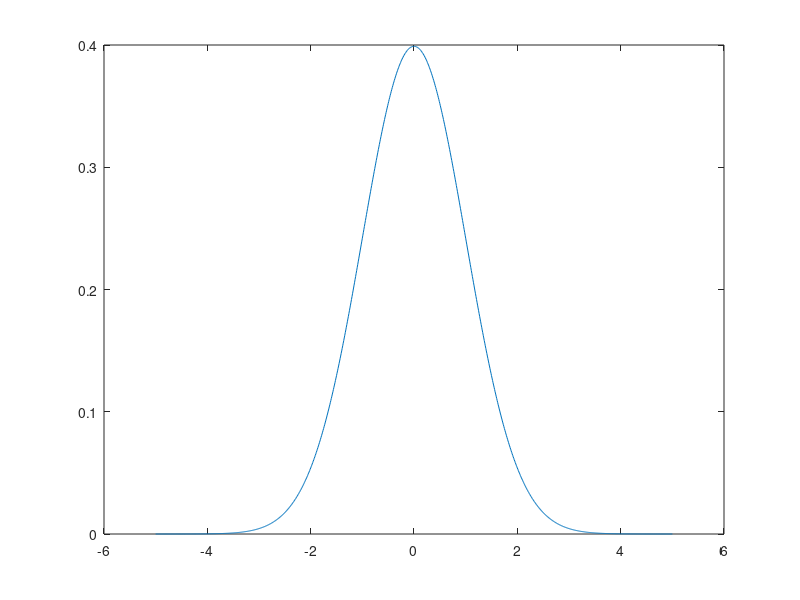

Source code (MATLAB): (Note: this script raises an error after producing the figure.)
x = -5:0.01:5
fg = 1/sqrt(2*pi)*exp(-x.^2/2);
plot(x,fg)

N = 10000;
x = rand(1,N);
dx = 0.25
xb = -5 : dx : 5;
y = hist(X,Xb);

